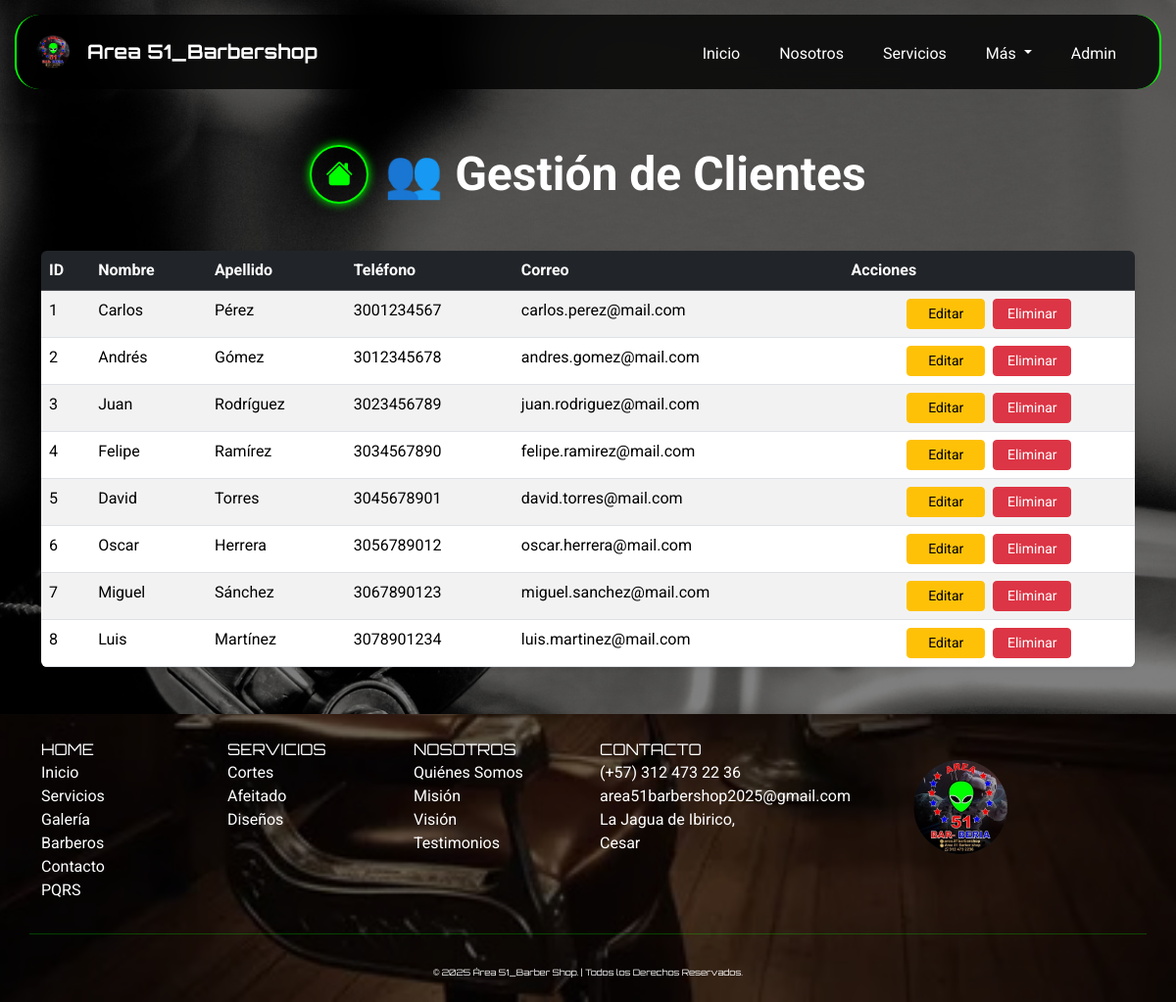
/index.php?page=Cliente (signed in), run on an earlier commit of the app's database.
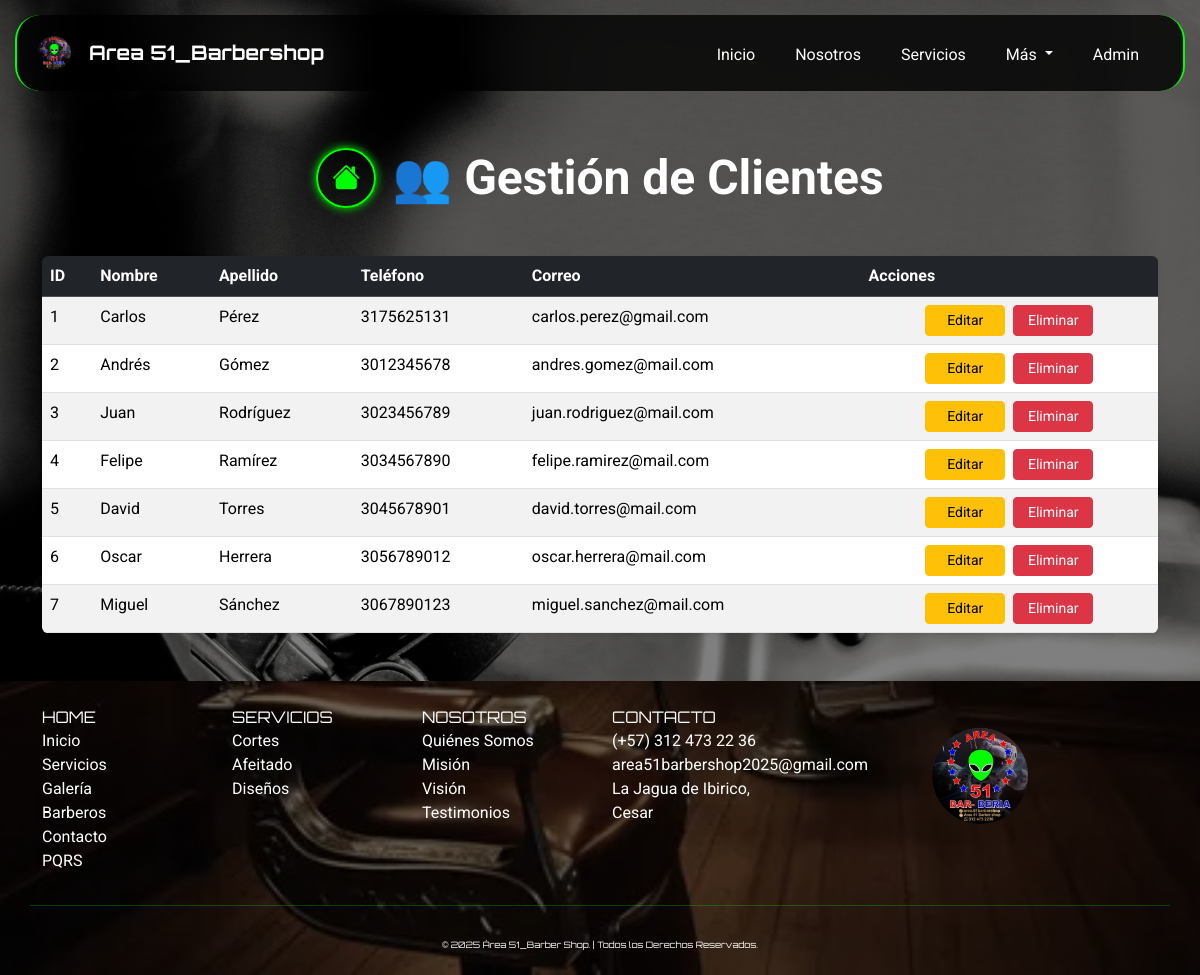
And on a later commit of the database.
### tables this page shows
CREATE TABLE `clientes` (
  `id_cliente` int(11) NOT NULL,
  `nombre` varchar(100) NOT NULL,
  `apellido` varchar(100) NOT NULL,
  `telefono` varchar(20) DEFAULT NULL,
  `correo` varchar(150) DEFAULT NULL,
  `fecha_registro` timestamp NOT NULL DEFAULT current_timestamp()
);

### app/controllers/ClienteController.php (called while the page is built, shortened)
<?php
require_once __DIR__ . '/../models/Cliente.php';
class ClienteController {
    private $model;
    public function __construct($db = null) {
        $this->model = new Cliente($db);
    }
    public function listarClientes() {
        return $this->model->getClientes();
    }
}

### app/models/Cliente.php (called while the page is built, shortened)
<?php
require_once __DIR__ . '/../../config/database.php';
class Cliente {
    private $db;
    public function __construct($db = null) {
        if ($db instanceof PDO) {
            $this->db = $db;
        } else {
            global $db;
            $this->db = $db;
        }
    }
    public function getClientes() {
        $stmt = $this->db->query("SELECT * FROM clientes ORDER BY id_cliente ASC");
        return $stmt->fetchAll(PDO::FETCH_ASSOC);
    }
}

### app/views/clientes/Cliente.php (the view, shortened to what this page needs)
<?php
require_once __DIR__ . '/../../controllers/ClienteController.php';
$clienteController = new ClienteController();
$clientes = $clienteController->listarClientes();
?>
<body>
    <div class="container py-5" style="margin-top:100px;">
        <div class="d-flex flex-column flex-md-row align-items-center justify-content-center gap-3 mb-5 text-center text-md-start">
            <a href="index.php?page=panel" class="btn btn-neon d-flex justify-content-center align-items-center rounded-circle mb-3 mb-md-0" style="width: 60px; height: 60px;">
                <i class="bi bi-house-fill fs-3"></i>
            </a>
            <h1 class="fw-bold display-5 text-white mb-0">👥 Gestión de Clientes</h1>
        </div>
        <div class="table-wrapper rounded shadow-sm" style="max-height:500px; overflow-y:auto;">
            <table class="table table-striped table-hover mb-0">
                <thead class="table-dark">
                    <tr style="position: sticky; top: 0; z-index: 1;">
                        <th>ID</th>
                        <th>Nombre</th>
                        <th>Apellido</th>
                        <th>Teléfono</th>
                        <th>Correo</th>
                        <th>Acciones</th>
                    </tr>
                </thead>
                <tbody>
                    <?php if(is_array($clientes) && count($clientes) > 0): ?>
                        <?php foreach($clientes as $c): ?>
                            <tr>
                                <td><?= $c['id_cliente'] ?></td>
                                <td><?= htmlspecialchars($c['nombre']) ?></td>
                                <td><?= htmlspecialchars($c['apellido']) ?></td>
                                <td><?= htmlspecialchars($c['telefono']) ?></td>
                                <td><?= htmlspecialchars($c['correo']) ?></td>
                                <td>
                                    <div class="d-flex justify-content-center gap-2">
                                        <a href="index.php?page=editar_cliente&id=<?= $c['id_cliente'] ?>"
                                           class="btn btn-warning btn-sm" style="width:80px;">Editar</a>
                                        <a href="index.php?page=eliminar_cliente&id=<?= $c['id_cliente'] ?>"
                                           class="btn btn-danger btn-sm"
                                           onclick="return confirm('¿Eliminar este cliente?')"
                                           style="width:80px;">Eliminar</a>
                                    </div>
                                </td>
                            </tr>
                        <?php endforeach; ?>
                    <?php else: ?>
                        <tr>
                            <td colspan="6" class="text-center">No hay clientes registrados</td>
                        </tr>
                    <?php endif; ?>
                </tbody>
            </table>
        </div>
    </div>
<main>

What changed in the data, as far as the page shows it:
removed clientes: id_cliente "8", nombre "Luis", apellido "Martínez", telefono "3078901234", correo "luis.martinez@mail.com"
changed clientes "Carlos": telefono "3001234567" → "3175625131"; correo "carlos.perez@mail.com" → "carlos.perez@gmail.com"
